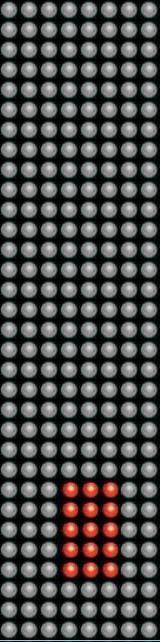
#> input picture img/ARIAL_TUR_19/46.JPG, 160 x 642 px, found by its file name
$ python Generator.py
#> lines starting #> are read from the running program, lines starting #| are printed output that depends on the picture
from PIL import Image
import os
import datetime

class Character(object):

    led = 8  # 8 leds represent 1 hex
    dx = 20  # width of one led circle
    dy = 20  # height of one led circle

    # [40 lines left out: functions __init__, img_to_arr, not called in this run]


class Font(object):
    # [104 lines left out: functions __init__, read_imgs, to_file, getsize, fontWidthData, fontData and 1 more, not called in this run]

    @staticmethod
    def atoi(str):
        return int(str.split('.')[0])

    @staticmethod
    def to_hex_str(num):
        return '0x{0:0{1}X}'.format(num, 2)


im = Image.open('46.JPG')
#> im is the input picture: PIL image 160x642 RGB; mean R, G, B 76.6, 75.8, 74.8
im = im.crop((60, 0, im.size[0], im.size[1]))
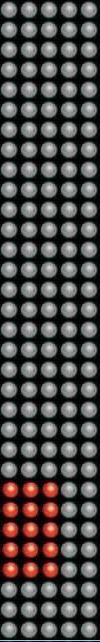
#> im: PIL image 100x642 RGB; mean R, G, B 77.7, 74.6, 73.4
im.save('466.JPG')
